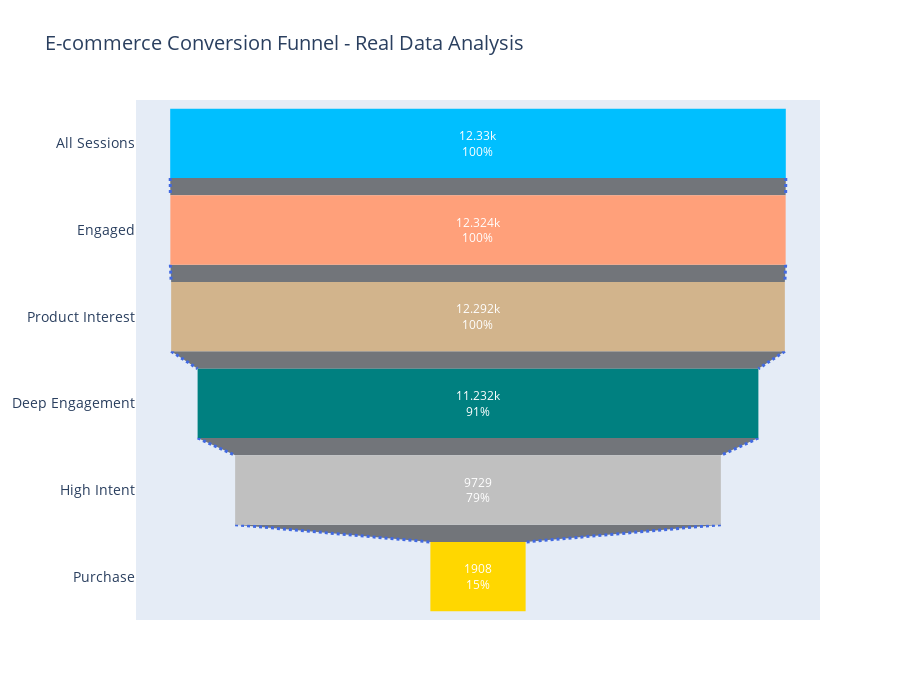

Notebook source saved alongside this figure:
### Code cell
# Create funnel chart
fig = go.Figure()

fig.add_trace(go.Funnel(
    y=funnel_df['Stage'],
    x=funnel_df['Count'],
    textinfo="value+percent initial",
    textposition="inside",
    textfont=dict(color="white", size=12),
    connector={"line": {"color": "royalblue", "dash": "dot", "width": 3}},
    marker={"color": ["deepskyblue", "lightsalmon", "tan", "teal", "silver", "gold"]}
))

fig.update_layout(
    title="E-commerce Conversion Funnel - Real Data Analysis",
    font=dict(size=14),
    width=900,
    height=700
)

fig.show()

### Figure 1 — Plotly figure (JSON) as saved in the notebook; plotly's stock layout.template omitted (floating-point values rounded to 4 significant figures)
{"data": [{"connector": {"line": {"color": "royalblue", "dash": "dot", "width": 3}}, "marker": {"color": ["deepskyblue", "lightsalmon", "tan", "teal", "silver", "gold"]}, "textfont": {"color": "white", "size": 12}, "textinfo": "value+percent initial", "textposition": "inside", "type": "funnel", "x": [12330, 12324, 12292, 11232, 9729, 1908], "y": ["All Sessions", "Engaged", "Product Interest", "Deep Engagement", "High Intent", "Purchase"]}], "layout": {"font": {"size": 14}, "height": 700, "title": {"text": "E-commerce Conversion Funnel - Real Data Analysis"}, "width": 900}}
